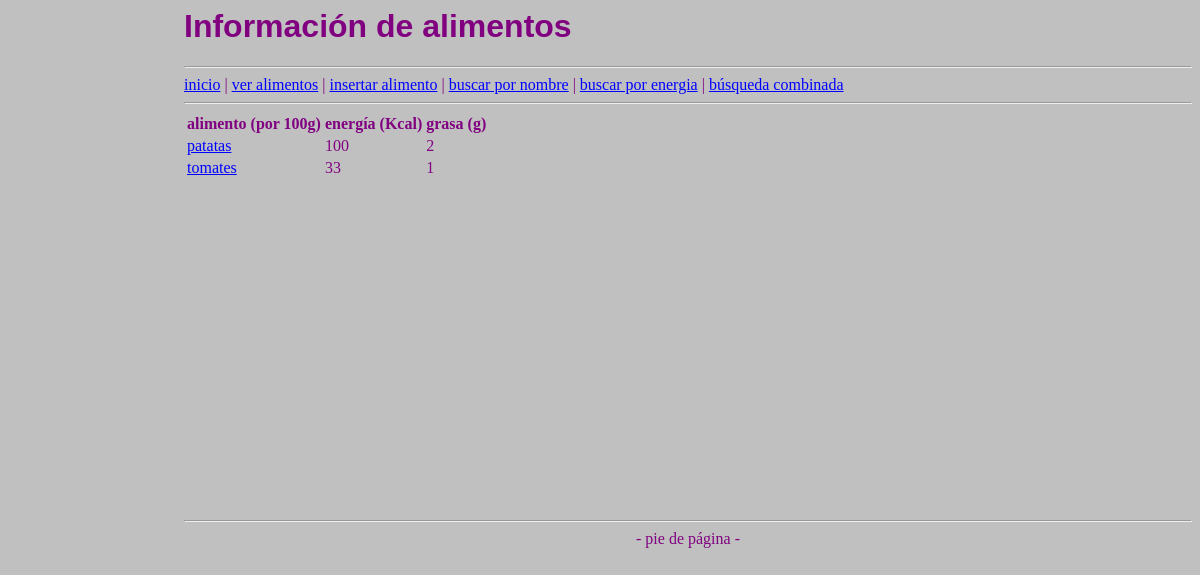
Screenshot of /_MVC/web/index.php?ctl=listar with the database file from the repository.
### tables this page shows
CREATE TABLE `alimentos` (
  `id` int(11) NOT NULL,
  `nombre` varchar(255) NOT NULL,
  `energia` decimal(10,0) NOT NULL,
  `proteina` decimal(10,0) NOT NULL,
  `hidratocarbono` decimal(10,0) NOT NULL,
  `fibra` decimal(10,0) NOT NULL,
  `grasatotal` decimal(10,0) NOT NULL
);

### _MVC/app/controlador/Controller.php (called while the page is built, shortened)
<?php
class Controller
{
    public function listar()
    {
        try {
            $m = new Alimentos();
            $params = array(
                'alimentos' => $m->dameAlimentos()
            );
        } catch (Exception $e) {
            error_log($e->getMessage() . microtime() . PHP_EOL, 3, "logExceptio.txt");
            header('Location: index.php?ctl=error');
        } catch (Error $e) {
            error_log($e->getMessage() . microtime() . PHP_EOL, 3, "logError.txt");
            header('Location: index.php?ctl=error');
        }
        require __DIR__ . '/../../web/templates/mostrarAlimentos.php';
    }
}

### _MVC/app/modelo/classModelo.php (called while the page is built, shortened)
<?php
class Modelo extends PDO
{
    public function __construct()
    {
            $this->conexion = new PDO('mysql:host=' . Config::$mvc_bd_hostname . ';dbname=' . Config::$mvc_bd_nombre . '', Config::$mvc_bd_usuario, Config::$mvc_bd_clave);
    }
}
?>

### _MVC/app/modelo/classAlimentos.php (called while the page is built, shortened)
<?php
class Alimentos extends Modelo
{
    public function dameAlimentos()
    {
        $consulta = "select * from alimentos order by energia desc";
        $result = $this->conexion->query($consulta);
        return $result->fetchAll();
    }
}

### _MVC/web/templates/mostrarAlimentos.php (the view, shortened to what this page needs)
<table>
<tr>
<th>alimento (por 100g)</th>
<th>energía (Kcal)</th>
<th>grasa (g)</th>
</tr>
<?php foreach ($params['alimentos'] as $alimento) :?>
<tr>
<td><a href="index.php?ctl=ver&id=<?php echo $alimento['id']?>">
<?php echo $alimento['nombre'] ?></a></td>
<td><?php echo $alimento['energia']?></td>
<td><?php echo $alimento['grasatotal']?></td>
</tr>
<?php endforeach; ?>
</table>
<?php include 'layout.php' ?>

### _MVC/web/css/estilo.css (style rules this page uses)
body { padding-left: 11em; font-family: Georgia, "Times New Roman", Times, serif; color: purple; background-color: #c0c0c0 }
a:link { color: blue }

### rows the page displays
alimentos: nombre "patatas", energia "100", grasatotal "2"
alimentos: nombre "tomates", energia "33", grasatotal "1"
